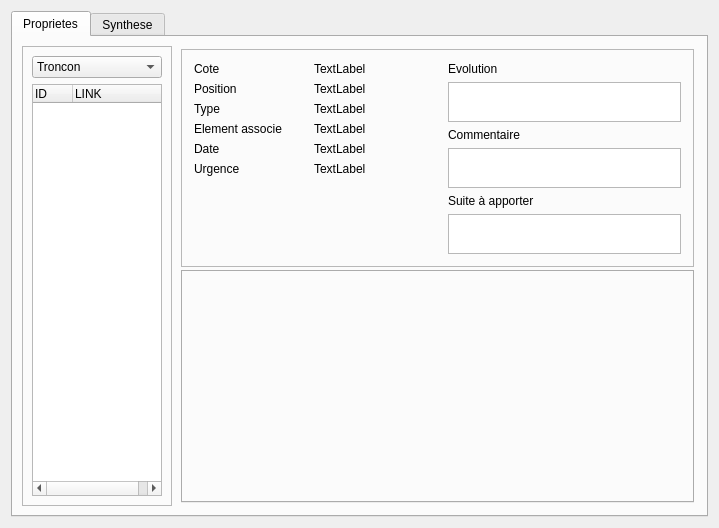
<?xml version="1.0" encoding="UTF-8"?>
<ui version="4.0">
 <class>Form</class>
 <widget class="QWidget" name="Form">
  <property name="geometry">
   <rect>
    <x>0</x>
    <y>0</y>
    <width>719</width>
    <height>528</height>
   </rect>
  </property>
  <property name="windowTitle">
   <string>Form</string>
  </property>
  <layout class="QHBoxLayout" name="horizontalLayout">
   <item>
    <widget class="QTabWidget" name="tabWidget">
     <property name="currentIndex">
      <number>0</number>
     </property>
     <widget class="QWidget" name="tab">
      <attribute name="title">
       <string>Proprietes</string>
      </attribute>
      <layout class="QHBoxLayout" name="horizontalLayout_2">
       <item>
        <widget class="QFrame" name="frame_4">
         <property name="maximumSize">
          <size>
           <width>150</width>
           <height>16777215</height>
          </size>
         </property>
         <property name="frameShape">
          <enum>QFrame::StyledPanel</enum>
         </property>
         <property name="frameShadow">
          <enum>QFrame::Raised</enum>
         </property>
         <layout class="QVBoxLayout" name="verticalLayout_3">
          <item>
           <widget class="QComboBox" name="comboBox_objetrequest">
            <item>
             <property name="text">
              <string>Troncon</string>
             </property>
            </item>
           </widget>
          </item>
          <item>
           <widget class="QTreeWidget" name="treeWidget_desordres">
            <property name="sizePolicy">
             <sizepolicy hsizetype="Preferred" vsizetype="Preferred">
              <horstretch>0</horstretch>
              <verstretch>0</verstretch>
             </sizepolicy>
            </property>
            <property name="autoScroll">
             <bool>false</bool>
            </property>
            <property name="rootIsDecorated">
             <bool>false</bool>
            </property>
            <property name="wordWrap">
             <bool>true</bool>
            </property>
            <property name="columnCount">
             <number>2</number>
            </property>
            <attribute name="headerDefaultSectionSize">
             <number>40</number>
            </attribute>
            <attribute name="headerStretchLastSection">
             <bool>true</bool>
            </attribute>
            <column>
             <property name="text">
              <string>ID</string>
             </property>
            </column>
            <column>
             <property name="text">
              <string>LINK</string>
             </property>
            </column>
           </widget>
          </item>
         </layout>
        </widget>
       </item>
       <item>
        <widget class="QFrame" name="frame_2">
         <property name="frameShape">
          <enum>QFrame::NoFrame</enum>
         </property>
         <property name="frameShadow">
          <enum>QFrame::Raised</enum>
         </property>
         <layout class="QVBoxLayout" name="verticalLayout_2" stretch="1,3">
          <property name="spacing">
           <number>3</number>
          </property>
          <property name="margin">
           <number>3</number>
          </property>
          <item>
           <widget class="QFrame" name="frame">
            <property name="frameShape">
             <enum>QFrame::StyledPanel</enum>
            </property>
            <property name="frameShadow">
             <enum>QFrame::Raised</enum>
            </property>
            <layout class="QHBoxLayout" name="horizontalLayout_3" stretch="1,1">
             <property name="spacing">
              <number>3</number>
             </property>
             <property name="margin">
              <number>3</number>
             </property>
             <item>
              <widget class="QFrame" name="frame_3">
               <property name="frameShape">
                <enum>QFrame::NoFrame</enum>
               </property>
               <property name="frameShadow">
                <enum>QFrame::Raised</enum>
               </property>
               <layout class="QGridLayout" name="gridLayout">
                <item row="0" column="0">
                 <widget class="QLabel" name="label">
                  <property name="text">
                   <string>Cote</string>
                  </property>
                 </widget>
                </item>
                <item row="6" column="1">
                 <widget class="QLabel" name="label_urgence">
                  <property name="text">
                   <string>TextLabel</string>
                  </property>
                 </widget>
                </item>
                <item row="0" column="1">
                 <widget class="QLabel" name="label_cote">
                  <property name="text">
                   <string>TextLabel</string>
                  </property>
                 </widget>
                </item>
                <item row="1" column="0">
                 <widget class="QLabel" name="label_3">
                  <property name="text">
                   <string>Position</string>
                  </property>
                 </widget>
                </item>
                <item row="6" column="0">
                 <widget class="QLabel" name="label_7">
                  <property name="text">
                   <string>Urgence</string>
                  </property>
                 </widget>
                </item>
                <item row="1" column="1">
                 <widget class="QLabel" name="label_position">
                  <property name="text">
                   <string>TextLabel</string>
                  </property>
                 </widget>
                </item>
                <item row="2" column="1">
                 <widget class="QLabel" name="label_type">
                  <property name="text">
                   <string>TextLabel</string>
                  </property>
                 </widget>
                </item>
                <item row="5" column="1">
                 <widget class="QLabel" name="label_date">
                  <property name="text">
                   <string>TextLabel</string>
                  </property>
                 </widget>
                </item>
                <item row="5" column="0">
                 <widget class="QLabel" name="label_2">
                  <property name="text">
                   <string>Date</string>
                  </property>
                 </widget>
                </item>
                <item row="2" column="0">
                 <widget class="QLabel" name="label_5">
                  <property name="text">
                   <string>Type</string>
                  </property>
                 </widget>
                </item>
                <item row="3" column="1">
                 <widget class="QLabel" name="label_elem_assoc">
                  <property name="text">
                   <string>TextLabel</string>
                  </property>
                 </widget>
                </item>
                <item row="3" column="0">
                 <widget class="QLabel" name="label_9">
                  <property name="text">
                   <string>Element associe</string>
                  </property>
                 </widget>
                </item>
                <item row="7" column="0">
                 <spacer name="verticalSpacer">
                  <property name="orientation">
                   <enum>Qt::Vertical</enum>
                  </property>
                  <property name="sizeHint" stdset="0">
                   <size>
                    <width>20</width>
                    <height>40</height>
                   </size>
                  </property>
                 </spacer>
                </item>
               </layout>
              </widget>
             </item>
             <item>
              <widget class="QFrame" name="frame_5">
               <property name="frameShape">
                <enum>QFrame::NoFrame</enum>
               </property>
               <property name="frameShadow">
                <enum>QFrame::Raised</enum>
               </property>
               <layout class="QVBoxLayout" name="verticalLayout">
                <item>
                 <widget class="QLabel" name="label_4">
                  <property name="text">
                   <string>Evolution</string>
                  </property>
                 </widget>
                </item>
                <item>
                 <widget class="QTextBrowser" name="textBrowser_evol">
                  <property name="maximumSize">
                   <size>
                    <width>16777215</width>
                    <height>40</height>
                   </size>
                  </property>
                 </widget>
                </item>
                <item>
                 <widget class="QLabel" name="label_6">
                  <property name="text">
                   <string>Commentaire</string>
                  </property>
                 </widget>
                </item>
                <item>
                 <widget class="QTextBrowser" name="textBrowser_com">
                  <property name="maximumSize">
                   <size>
                    <width>16777215</width>
                    <height>40</height>
                   </size>
                  </property>
                 </widget>
                </item>
                <item>
                 <widget class="QLabel" name="label_8">
                  <property name="text">
                   <string>Suite à apporter</string>
                  </property>
                 </widget>
                </item>
                <item>
                 <widget class="QTextBrowser" name="textBrowser_suite">
                  <property name="maximumSize">
                   <size>
                    <width>16777215</width>
                    <height>40</height>
                   </size>
                  </property>
                 </widget>
                </item>
               </layout>
              </widget>
             </item>
            </layout>
           </widget>
          </item>
          <item>
           <widget class="QTabWidget" name="tabWidget_photos">
            <property name="sizePolicy">
             <sizepolicy hsizetype="Preferred" vsizetype="Preferred">
              <horstretch>0</horstretch>
              <verstretch>0</verstretch>
             </sizepolicy>
            </property>
            <property name="currentIndex">
             <number>-1</number>
            </property>
           </widget>
          </item>
         </layout>
        </widget>
       </item>
      </layout>
     </widget>
     <widget class="QWidget" name="tab_2">
      <attribute name="title">
       <string>Synthese</string>
      </attribute>
      <layout class="QVBoxLayout" name="verticalLayout_4" stretch="1,1,1,5">
       <item>
        <widget class="QTextBrowser" name="textBrowser_type">
         <property name="maximumSize">
          <size>
           <width>16777215</width>
           <height>40</height>
          </size>
         </property>
        </widget>
       </item>
       <item>
        <widget class="QTextBrowser" name="textBrowser_position">
         <property name="maximumSize">
          <size>
           <width>16777215</width>
           <height>40</height>
          </size>
         </property>
        </widget>
       </item>
       <item>
        <widget class="QTextBrowser" name="textBrowser_urgence">
         <property name="maximumSize">
          <size>
           <width>16777215</width>
           <height>40</height>
          </size>
         </property>
        </widget>
       </item>
       <item>
        <widget class="QFrame" name="frame_chart">
         <property name="frameShape">
          <enum>QFrame::StyledPanel</enum>
         </property>
         <property name="frameShadow">
          <enum>QFrame::Raised</enum>
         </property>
         <layout class="QVBoxLayout" name="verticalLayout_5">
          <item>
           <widget class="QSplitter" name="splitter">
            <property name="orientation">
             <enum>Qt::Horizontal</enum>
            </property>
            <widget class="QFrame" name="frame_type">
             <property name="frameShape">
              <enum>QFrame::StyledPanel</enum>
             </property>
             <property name="frameShadow">
              <enum>QFrame::Raised</enum>
             </property>
            </widget>
            <widget class="QFrame" name="frame_position">
             <property name="frameShape">
              <enum>QFrame::StyledPanel</enum>
             </property>
             <property name="frameShadow">
              <enum>QFrame::Raised</enum>
             </property>
            </widget>
            <widget class="QFrame" name="frame_urgence">
             <property name="frameShape">
              <enum>QFrame::StyledPanel</enum>
             </property>
             <property name="frameShadow">
              <enum>QFrame::Raised</enum>
             </property>
            </widget>
           </widget>
          </item>
         </layout>
        </widget>
       </item>
      </layout>
     </widget>
    </widget>
   </item>
  </layout>
 </widget>
 <resources/>
 <connections/>
</ui>
